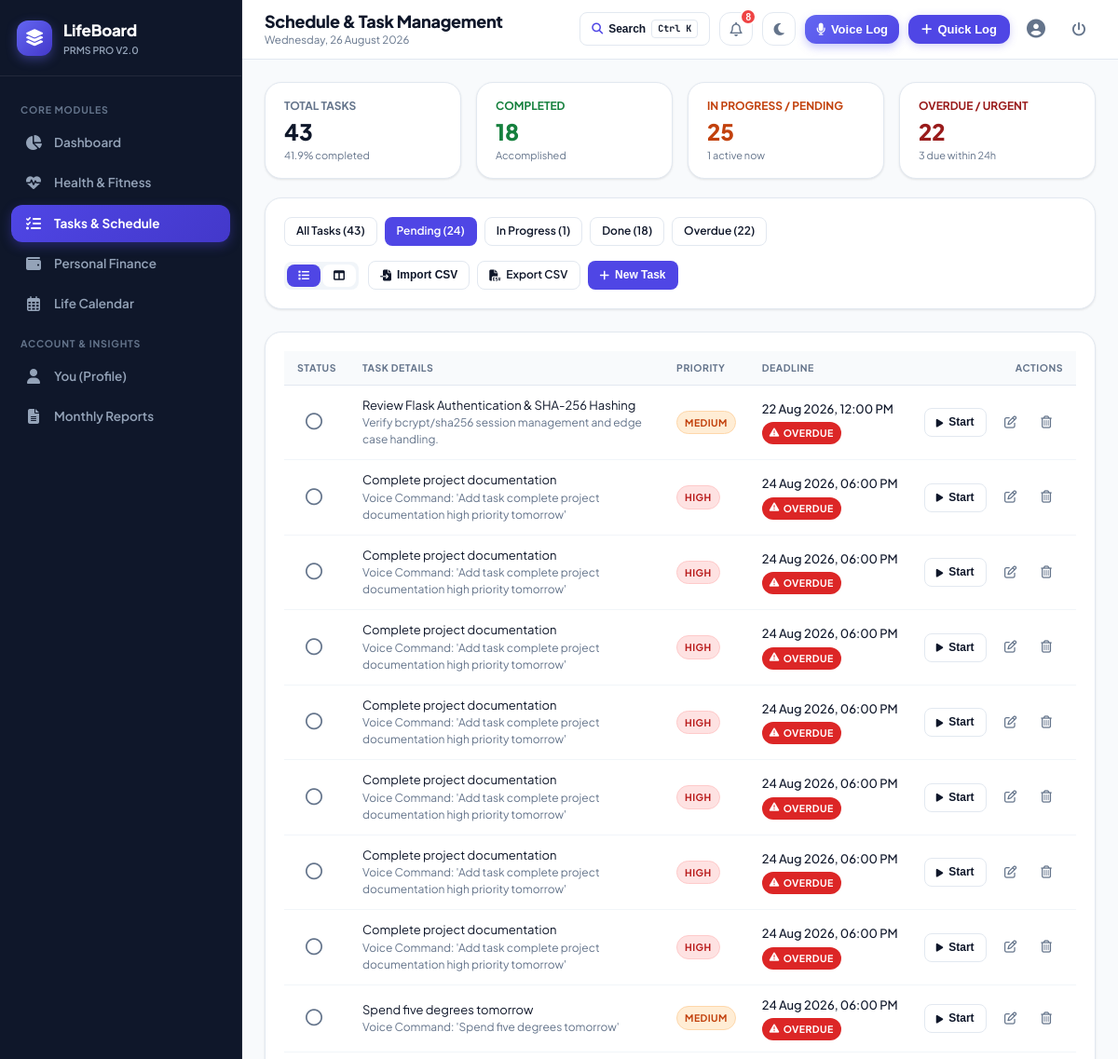
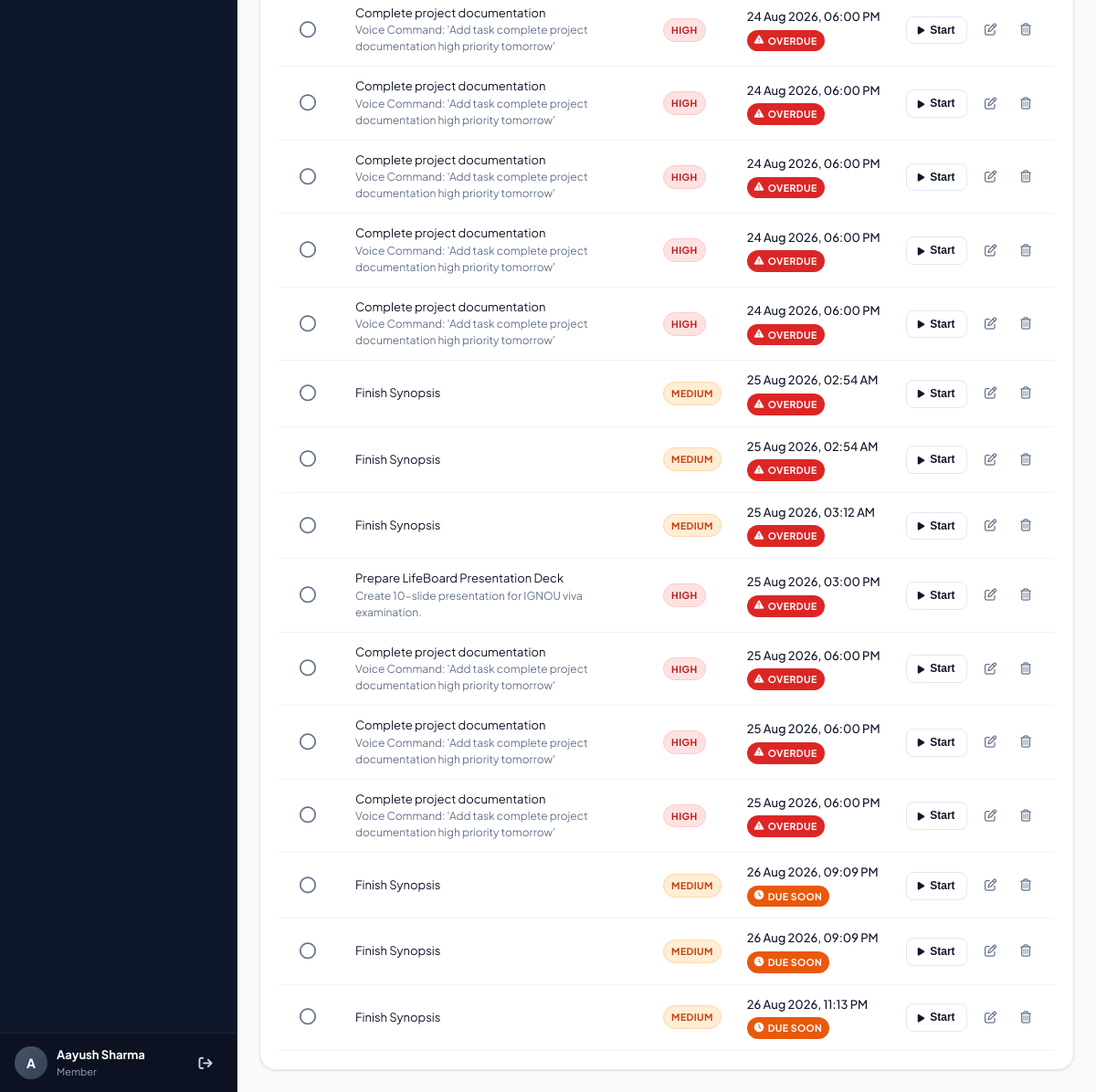
The page /tasks?status=pending&view=list (signed in) on the database as committed earlier (2 pictures, top to bottom).
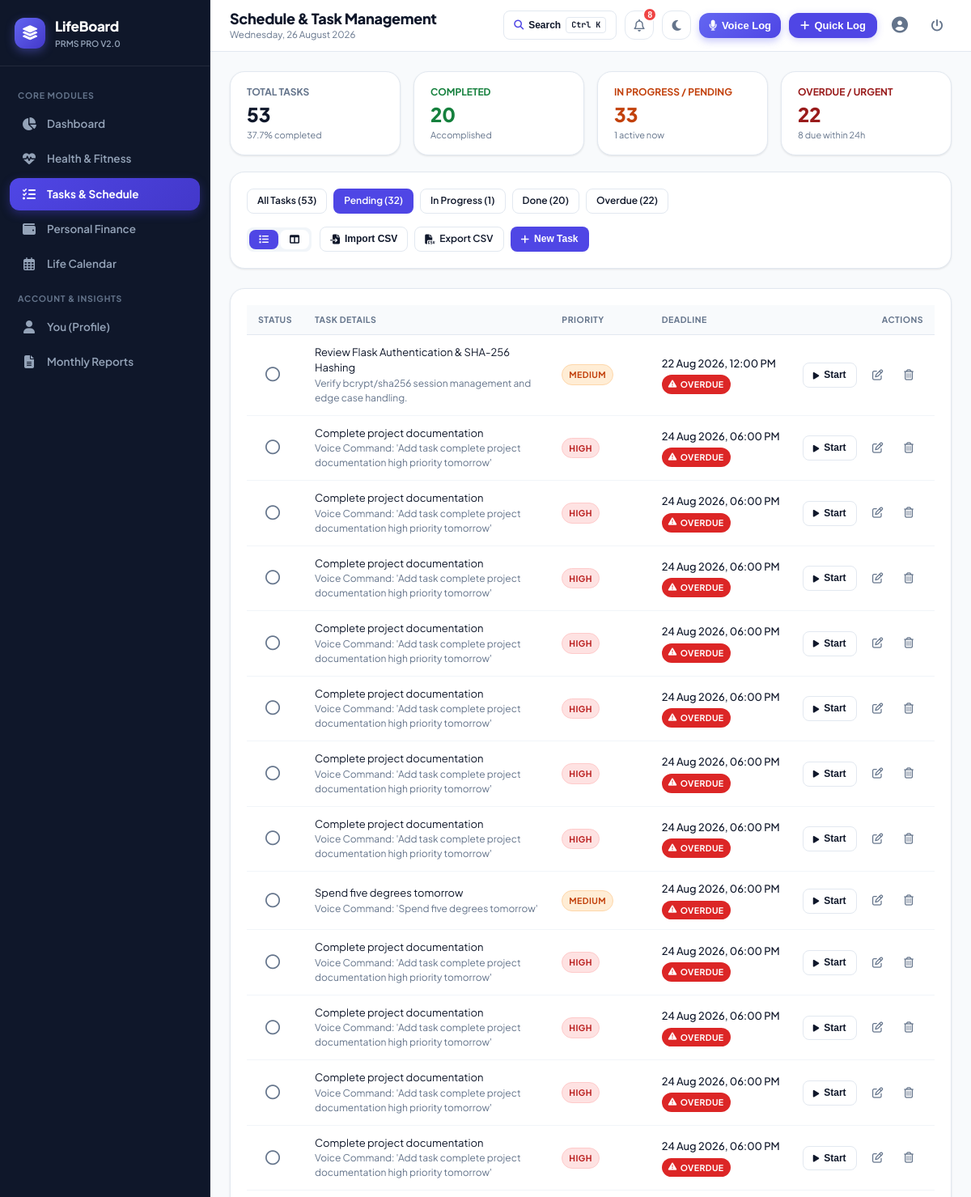
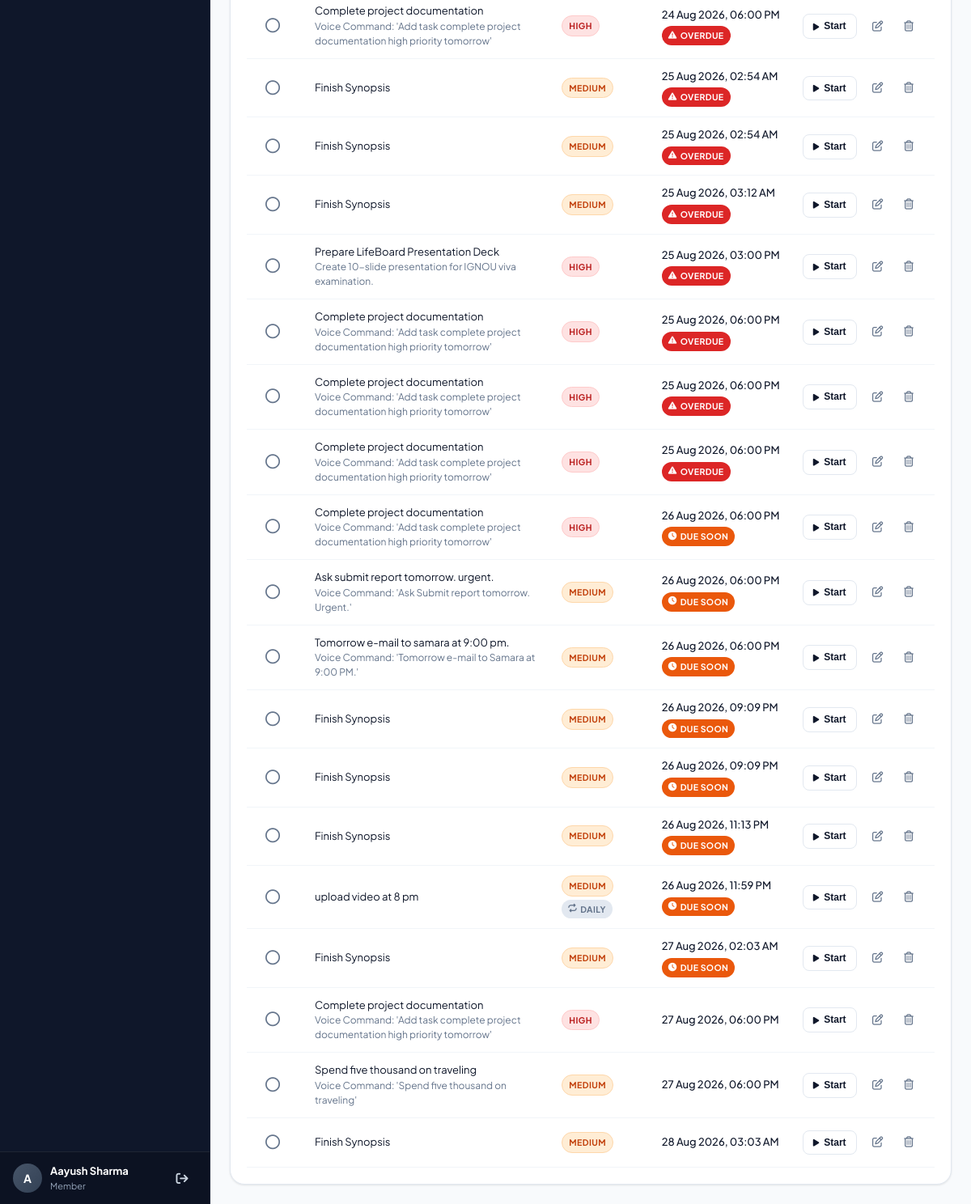
The same page on the database as committed later (2 pictures, top to bottom).
### tables this page shows
CREATE TABLE tasks (
        task_id INTEGER PRIMARY KEY AUTOINCREMENT,
        user_id INTEGER NOT NULL,
        title VARCHAR(100) NOT NULL,
        description TEXT,
        priority VARCHAR(10) NOT NULL CHECK (priority IN ('high', 'medium', 'low')),
        status VARCHAR(15) DEFAULT 'pending' CHECK (status IN ('pending', 'in_progress', 'done')),
        deadline DATETIME NOT NULL,
        completed_at DATETIME,
        created_at DATETIME DEFAULT CURRENT_TIMESTAMP, recurring VARCHAR(20) DEFAULT 'none',
        FOREIGN KEY (user_id) REFERENCES users(user_id) ON DELETE CASCADE
    );

### app.py (the view)
@app.route('/tasks')
@login_required
def tasks():
    user_id = session['user_id']
    filter_status = request.args.get('status', 'all').lower()
    view_mode = request.args.get('view', 'list') # 'list' or 'board'
    task_list = models.get_user_tasks(user_id, filter_status=filter_status)
    task_summary = models.get_task_summary(user_id)
    pending_tasks = [t for t in task_list if t['status'] == 'pending']
    in_progress_tasks = [t for t in task_list if t['status'] == 'in_progress']
    done_tasks = [t for t in task_list if t['status'] == 'done']
    return render_template('tasks/index.html',
                           tasks=task_list,
                           summary=task_summary,
                           current_filter=filter_status,
                           view_mode=view_mode,
                           pending_tasks=pending_tasks,
                           in_progress_tasks=in_progress_tasks,
                           done_tasks=done_tasks)

### app.py (called while the page is built)
def login_required(f):
    @wraps(f)
    def decorated_function(*args, **kwargs):
        if 'user_id' not in session:
            flash('Please log in to access this page.', 'warning')
            return redirect(url_for('login', next=request.path))
        return f(*args, **kwargs)
    return decorated_function

@app.after_request
def add_security_headers(response):
    response.headers['Cache-Control'] = 'no-cache, no-store, must-revalidate, max-age=0'
    response.headers['Pragma'] = 'no-cache'
    response.headers['Expires'] = '0'
    return response

@app.context_processor
def inject_global_variables():
    current_user = None
    notifications = []
    if 'user_id' in session:
        current_user = models.get_user_by_id(session['user_id'])
        notifications = models.get_user_notifications(session['user_id'])
    return {
        'current_user': current_user,
        'notifications': notifications,
        'unread_notifications_count': len(notifications),
        'today_date': date.today().strftime('%A, %d %B %Y'),
        'current_year': date.today().year,
        'current_month': date.today().month,
        'now': datetime.now()
    }

### templates/tasks/index.html (shortened to what the changed rows need)
{% extends "base.html" %}
{% block page_title %}Schedule & Task Management{% endblock %}
{% block content %}
<div class="grid-4">
  <div class="card" style="padding: 16px 20px;">
    <div style="font-size: 12px; font-weight: 700; color: var(--text-muted); text-transform: uppercase;">Total Tasks</div>
    <div style="font-size: 24px; font-weight: 800; color: var(--text-main);">{{ summary.total }}</div>
    <div style="font-size: 11px; color: var(--text-muted);">{{ summary.completion_rate }}% completed</div>
  </div>
  <div class="card" style="padding: 16px 20px;">
    <div style="font-size: 12px; font-weight: 700; color: #15803d; text-transform: uppercase;">Completed</div>
    <div style="font-size: 24px; font-weight: 800; color: #15803d;">{{ summary.done }}</div>
    <div style="font-size: 11px; color: var(--text-muted);">Accomplished</div>
  </div>
  <div class="card" style="padding: 16px 20px;">
    <div style="font-size: 12px; font-weight: 700; color: #c2410c; text-transform: uppercase;">In Progress / Pending</div>
    <div style="font-size: 24px; font-weight: 800; color: #c2410c;">{{ summary.pending + summary.in_progress }}</div>
    <div style="font-size: 11px; color: var(--text-muted);">{{ summary.in_progress }} active now</div>
  </div>
  <div class="card" style="padding: 16px 20px;">
    <div style="font-size: 12px; font-weight: 700; color: #991b1b; text-transform: uppercase;">Overdue / Urgent</div>
    <div style="font-size: 24px; font-weight: 800; color: #991b1b;">{{ summary.overdue }}</div>
    <div style="font-size: 11px; color: var(--text-muted);">{{ summary.due_soon }} due within 24h</div>
  </div>
</div>
<div class="card" style="margin-bottom: 24px;">
  <div style="display: flex; justify-content: space-between; align-items: center; flex-wrap: wrap; gap: 16px;">
    <div style="display: flex; gap: 8px; flex-wrap: wrap;">
      <a href="{{ url_for('tasks', status='all', view=view_mode) }}" class="btn btn-sm {% if current_filter == 'all' %}btn-primary{% else %}btn-secondary{% endif %}">
        All Tasks ({{ summary.total }})
      </a>
      <a href="{{ url_for('tasks', status='pending', view=view_mode) }}" class="btn btn-sm {% if current_filter == 'pending' %}btn-primary{% else %}btn-secondary{% endif %}">
        Pending ({{ summary.pending }})
      </a>
      <a href="{{ url_for('tasks', status='in_progress', view=view_mode) }}" class="btn btn-sm {% if current_filter == 'in_progress' %}btn-primary{% else %}btn-secondary{% endif %}">
        In Progress ({{ summary.in_progress }})
      </a>
      <a href="{{ url_for('tasks', status='done', view=view_mode) }}" class="btn btn-sm {% if current_filter == 'done' %}btn-primary{% else %}btn-secondary{% endif %}">
        Done ({{ summary.done }})
      </a>
      <a href="{{ url_for('tasks', status='overdue', view=view_mode) }}" class="btn btn-sm {% if current_filter == 'overdue' %}btn-danger{% else %}btn-secondary{% endif %}">
        Overdue ({{ summary.overdue }})
      </a>
    </div>
  </div>
</div>
{% if view_mode == 'board' %}
<div class="kanban-grid">
  <div class="kanban-col">
    <div class="kanban-header">
      <span><i class="fa-regular fa-circle" style="color: #64748b; margin-right: 6px;"></i>Pending</span>
      <span class="badge badge-secondary">{{ pending_tasks | length }}</span>
    </div>
    {% for task in pending_tasks %}
    <div class="kanban-card">
      <div style="display: flex; justify-content: space-between; align-items: flex-start; margin-bottom: 6px;">
        <div style="display: flex; gap: 4px; flex-wrap: wrap;">
          <span class="badge badge-priority-{{ task.priority }}">{{ task.priority }}</span>
          {% if task.recurring and task.recurring != 'none' %}
            <span class="badge badge-secondary" style="font-size: 10.5px;" title="Repeats {{ task.recurring|title }}"><i class="fa-solid fa-repeat"></i> {{ task.recurring|title }}</span>
          {% endif %}
        </div>
        {% if task.is_overdue %}
          <span class="badge badge-overdue">OVERDUE</span>
        {% elif task.is_due_soon %}
          <span class="badge badge-due-soon">Due Soon</span>
        {% endif %}
      </div>
      <h4 style="font-size: 14px; margin-bottom: 6px;">{{ task.title }}</h4>
      {% if task.description %}
      <p style="font-size: 12px; color: var(--text-muted); margin-bottom: 10px;">{{ task.description }}</p>
      {% endif %}
      <div style="font-size: 11px; color: var(--text-muted); margin-bottom: 10px;">
        <i class="fa-regular fa-clock"></i> {{ task.deadline_dt.strftime('%d %b, %I:%M %p') }}
      </div>
      <div style="display: flex; gap: 6px; border-top: 1px solid var(--border-light); padding-top: 8px;">
        <form action="{{ url_for('update_task_status_route', task_id=task.task_id) }}" method="POST" style="margin: 0;">
          <input type="hidden" name="status" value="in_progress">
          <button type="submit" class="btn btn-secondary btn-sm" style="font-size: 11px;">Start</button>
        </form>
        <form action="{{ url_for('update_task_status_route', task_id=task.task_id) }}" method="POST" style="margin: 0;">
          <input type="hidden" name="status" value="done">
          <button type="submit" class="btn btn-secondary btn-sm" style="font-size: 11px;"><i class="fa-solid fa-check"></i> Done</button>
        </form>
      </div>
    </div>
    {% endfor %}
  </div>
  <div class="kanban-col">
    <div class="kanban-header">
      <span><i class="fa-solid fa-spinner" style="color: #ea580c; margin-right: 6px;"></i>In Progress</span>
      <span class="badge badge-secondary">{{ in_progress_tasks | length }}</span>
    </div>
    {% for task in in_progress_tasks %}
    <div class="kanban-card" style="border-left: 3px solid #ea580c;">
      <div style="display: flex; justify-content: space-between; align-items: flex-start; margin-bottom: 6px;">
        <div style="display: flex; gap: 4px; flex-wrap: wrap;">
          <span class="badge badge-priority-{{ task.priority }}">{{ task.priority }}</span>
          {% if task.recurring and task.recurring != 'none' %}
            <span class="badge badge-secondary" style="font-size: 10.5px;" title="Repeats {{ task.recurring|title }}"><i class="fa-solid fa-repeat"></i> {{ task.recurring|title }}</span>
          {% endif %}
        </div>
        {% if task.is_overdue %}
          <span class="badge badge-overdue">OVERDUE</span>
        {% elif task.is_due_soon %}
          <span class="badge badge-due-soon">Due Soon</span>
        {% endif %}
      </div>
      <h4 style="font-size: 14px; margin-bottom: 6px;">{{ task.title }}</h4>
      {% if task.description %}
      <p style="font-size: 12px; color: var(--text-muted); margin-bottom: 10px;">{{ task.description }}</p>
      {% endif %}
      <div style="font-size: 11px; color: var(--text-muted); margin-bottom: 10px;">
        <i class="fa-regular fa-clock"></i> {{ task.deadline_dt.strftime('%d %b, %I:%M %p') }}
      </div>
      <div style="display: flex; gap: 6px; border-top: 1px solid var(--border-light); padding-top: 8px;">
        <form action="{{ url_for('update_task_status_route', task_id=task.task_id) }}" method="POST" style="margin: 0;">
          <input type="hidden" name="status" value="done">
          <button type="submit" class="btn btn-primary btn-sm" style="font-size: 11px;"><i class="fa-solid fa-check"></i> Complete</button>
        </form>
      </div>
    </div>
    {% endfor %}
  </div>
  <div class="kanban-col">
    <div class="kanban-header">
      <span><i class="fa-solid fa-circle-check" style="color: var(--success); margin-right: 6px;"></i>Completed</span>
      <span class="badge badge-secondary">{{ done_tasks | length }}</span>
    </div>
    {% for task in done_tasks %}
    <div class="kanban-card" style="opacity: 0.75;">
      <div style="display: flex; justify-content: space-between; align-items: flex-start; margin-bottom: 6px;">
        <h4 style="font-size: 14px; text-decoration: line-through; margin-bottom: 6px;">{{ task.title }}</h4>
        {% if task.recurring and task.recurring != 'none' %}
          <span class="badge badge-secondary" style="font-size: 10px;" title="Repeats {{ task.recurring|title }}"><i class="fa-solid fa-repeat"></i> {{ task.recurring|title }}</span>
        {% endif %}
      </div>
      <div style="font-size: 11px; color: var(--text-muted);">
        Completed on {{ task.completed_at or 'Recently' }}
      </div>
    </div>
    {% endfor %}
  </div>
</div>
{% else %}
<div class="card">
  {% if tasks %}
  <div class="table-responsive desktop-only-table">
    <table class="table-custom">
      <thead>
        <tr>
          <th style="width: 40px;">Status</th>
          <th>Task Details</th>
          <th>Priority</th>
          <th>Deadline</th>
          <th style="text-align: right;">Actions</th>
        </tr>
      </thead>
      <tbody>
        {% for t in tasks %}
        <tr class="{% if t.status == 'done' %}task-item status-done{% endif %}">
          <td>
            <form action="{{ url_for('update_task_status_route', task_id=t.task_id) }}" method="POST" style="margin: 0;">
              {% if t.status == 'done' %}
                <input type="hidden" name="status" value="pending">
                <button type="submit" class="btn-icon" title="Mark as Pending" style="color: var(--success);">
                  <i class="fa-solid fa-circle-check" style="font-size: 18px;"></i>
                </button>
              {% else %}
                <button type="submit" class="btn-icon" title="Mark as Done" onclick="triggerConfetti()">
                  <i class="fa-regular fa-circle" style="font-size: 18px;"></i>
                </button>
              {% endif %}
            </form>
          </td>
          <td>
            <div class="task-title" style="{% if t.status == 'done' %}text-decoration: line-through; color: var(--text-muted);{% endif %}">
              {{ t.title }}
            </div>
            {% if t.description %}
            <div style="font-size: 12px; color: var(--text-muted);">{{ t.description }}</div>
            {% endif %}
          </td>
          <td>
            <div style="display: flex; gap: 4px; flex-wrap: wrap;">
              <span class="badge badge-priority-{{ t.priority }}">{{ t.priority }}</span>
              {% if t.recurring and t.recurring != 'none' %}
                <span class="badge badge-secondary" style="font-size: 10.5px;" title="Repeats {{ t.recurring|title }}"><i class="fa-solid fa-repeat"></i> {{ t.recurring|title }}</span>
              {% endif %}
            </div>
          </td>
          <td>
            <div style="font-size: 13px; font-weight: 500; white-space: nowrap;">
              {{ t.deadline_dt.strftime('%d %b %Y, %I:%M %p') }}
            </div>
            {% if t.is_overdue %}
              <span class="badge badge-overdue" style="margin-top: 4px;"><i class="fa-solid fa-triangle-exclamation"></i> OVERDUE</span>
            {% elif t.is_due_soon %}
              <span class="badge badge-due-soon" style="margin-top: 4px;"><i class="fa-solid fa-clock"></i> Due Soon</span>
            {% endif %}
          </td>
          <td style="text-align: right; white-space: nowrap;">
            {% if t.status != 'done' %}
            <form action="{{ url_for('update_task_status_route', task_id=t.task_id) }}" method="POST" style="display: inline-block; margin-right: 6px;">
              <button type="submit" class="btn btn-secondary btn-sm" {% if t.status == 'in_progress' %}onclick="triggerConfetti()"{% endif %}>
                {% if t.status == 'pending' %}<i class="fa-solid fa-play" style="font-size: 10px;"></i> Start{% else %}<i class="fa-solid fa-check"></i> Done{% endif %}
              </button>
            </form>
            {% endif %}
            <button type="button" class="btn-icon" title="Edit Task" onclick="openEditTaskModal({{ t.task_id }}, '{{ t.title | escape }}', '{{ (t.description or '') | escape }}', '{{ t.priority }}', '{{ t.deadline }}', '{{ t.recurring }}')">
              <i class="fa-regular fa-pen-to-square"></i>
            </button>
            <form action="{{ url_for('delete_task_route', task_id=t.task_id) }}" method="POST" style="display: inline;" data-confirm="Are you sure you want to delete this task?">
              <button type="submit" class="btn-icon danger" title="Delete Task">
                <i class="fa-regular fa-trash-can"></i>
              </button>
            </form>
          </td>
        </tr>
        {% endfor %}
      </tbody>
    </table>
  </div>
  {% endif %}
</div>
{% endif %}
{% endblock %}

Rows that differ between the two databases and show on the page:
added tasks: status "pending" (drawn), title "Complete project documentation", description "Voice Command: 'Add task complete project documentation high priority tomorrow'", priority "HIGH", deadline_dt "26 Aug 2026, 06:00 PM", shows "DUE SOON"
added tasks: status "pending" (drawn), title "Ask submit report tomorrow. urgent.", description "Voice Command: 'Ask Submit report tomorrow. Urgent.'", priority "MEDIUM", deadline_dt "26 Aug 2026, 06:00 PM", shows "DUE SOON"
added tasks: status "pending" (drawn), title "Tomorrow e-mail to samara at 9:00 pm.", description "Voice Command: 'Tomorrow e-mail to Samara at 9:00 PM.'", priority "MEDIUM", deadline_dt "26 Aug 2026, 06:00 PM", shows "DUE SOON"
added tasks: status "pending" (drawn), title "upload video at 8 pm", priority "MEDIUM", recurring "DAILY", deadline_dt "26 Aug 2026, 11:59 PM", shows "DUE SOON"
added tasks: status "pending" (drawn), title "Finish Synopsis", priority "MEDIUM", deadline_dt "27 Aug 2026, 02:03 AM", shows "DUE SOON"
added tasks: status "pending" (drawn), title "Complete project documentation", description "Voice Command: 'Add task complete project documentation high priority tomorrow'", priority "HIGH", deadline_dt "27 Aug 2026, 06:00 PM"
added tasks: status "pending" (drawn), title "Spend five thousand on traveling", description "Voice Command: 'Spend five thousand on traveling'", priority "MEDIUM", deadline_dt "27 Aug 2026, 06:00 PM"
added tasks: status "pending" (drawn), title "Finish Synopsis", priority "MEDIUM", deadline_dt "28 Aug 2026, 03:03 AM"
Other text that changed with them:
{{ summary.total }}: "43" → "53"
{{ summary.completion_rate }}: "41.9" → "37.7"
{{ summary.done }}: "18" → "20"
{{ summary.pending + summary.in_progress }}: "25" → "33"
{{ summary.due_soon }}: "3" → "8"
{{ summary.pending }}: "24" → "32"
